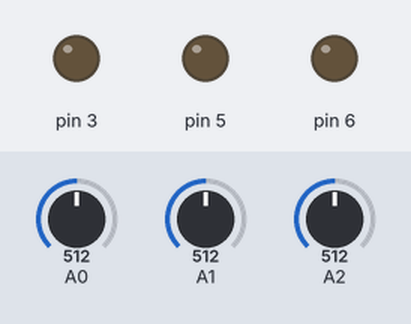
Recording of a sketch running on a simulated Arduino Uno, built with avr-gcc and run on an emulated ATmega328P. Parts: output pins drawn as LEDs (lit = HIGH). The inputs (shaded band) are chosen by the test bench; at power-on: A0 = 512, A1 = 512, A2 = 512. What the sketch prints to the serial monitor is not drawn.

Above: at 0.1 s.
At 1.1 s:
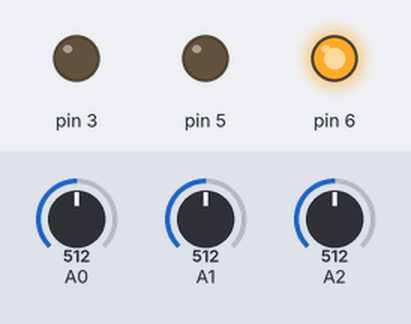
Timing chart, 0 to 2.6 s (numbered marks = the images above):
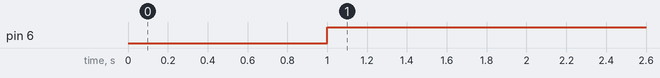

Measured:
- by itself, pin 6: LOW → HIGH at 1.0 s

The sketch:

sketch_sep18a.ino
```cpp
void setup() {
  // put your setup code here, to run once:
  Serial.begin(9600);
  delay(1000);
  analogReference(DEFAULT);
  pinMode(A0,INPUT);
  pinMode(A1,INPUT);
  pinMode(A2,INPUT);
  pinMode(3,~OUTPUT);
  pinMode(5,~OUTPUT);
  pinMode(6,~OUTPUT);
}

void loop() {
  // put your main code here, to run repeatedly:
  int value = (analogRead(A0)+analogRead(A1)+analogRead(A2))/3;
  Serial.println(value);
  if(value<=250)
  {
    analogWrite(3,255);
    analogWrite(5,0);
    analogWrite(6,0);
  }
  else if(value<=300)
  {
    analogWrite(3,0);
    analogWrite(5,255);
    analogWrite(6,0);
  }
  else
  {
    analogWrite(3,0);
    analogWrite(5,0);
    analogWrite(6,255);
  }
}
```
